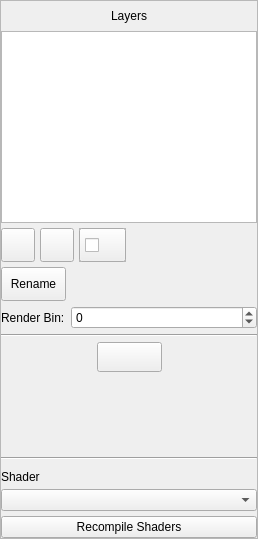
        <widget class="QFrame" name="LayersFrame">
         <property name="sizePolicy">
          <sizepolicy hsizetype="Expanding" vsizetype="Expanding">
           <horstretch>1</horstretch>
           <verstretch>0</verstretch>
          </sizepolicy>
         </property>
         <property name="frameShape">
          <enum>QFrame::StyledPanel</enum>
         </property>
         <property name="frameShadow">
          <enum>QFrame::Raised</enum>
         </property>
         <layout class="QVBoxLayout" name="verticalLayout">
          <property name="spacing">
           <number>5</number>
          </property>
          <property name="margin">
           <number>0</number>
          </property>
          <item>
           <spacer name="verticalSpacer_5">
            <property name="orientation">
             <enum>Qt::Vertical</enum>
            </property>
            <property name="sizeType">
             <enum>QSizePolicy::Minimum</enum>
            </property>
            <property name="sizeHint" stdset="0">
             <size>
              <width>20</width>
              <height>5</height>
             </size>
            </property>
           </spacer>
          </item>
          <item>
           <layout class="QHBoxLayout" name="LayersLabelFrame">
            <item>
             <spacer name="horizontalSpacer_4">
              <property name="orientation">
               <enum>Qt::Horizontal</enum>
              </property>
              <property name="sizeHint" stdset="0">
               <size>
                <width>40</width>
                <height>20</height>
               </size>
              </property>
             </spacer>
            </item>
            <item>
             <widget class="QLabel" name="LayersLabel">
              <property name="sizePolicy">
               <sizepolicy hsizetype="Fixed" vsizetype="Fixed">
                <horstretch>0</horstretch>
                <verstretch>0</verstretch>
               </sizepolicy>
              </property>
              <property name="text">
               <string>Layers</string>
              </property>
             </widget>
            </item>
            <item>
             <spacer name="horizontalSpacer_5">
              <property name="orientation">
               <enum>Qt::Horizontal</enum>
              </property>
              <property name="sizeHint" stdset="0">
               <size>
                <width>40</width>
                <height>20</height>
               </size>
              </property>
             </spacer>
            </item>
           </layout>
          </item>
          <item>
           <widget class="QListWidget" name="LayerList">
            <property name="sizePolicy">
             <sizepolicy hsizetype="Expanding" vsizetype="Expanding">
              <horstretch>4</horstretch>
              <verstretch>0</verstretch>
             </sizepolicy>
            </property>
           </widget>
          </item>
          <item>
           <layout class="QHBoxLayout" name="LayerButtons1">
            <item>
             <widget class="QPushButton" name="NewLayerButton">
              <property name="sizePolicy">
               <sizepolicy hsizetype="Fixed" vsizetype="Fixed">
                <horstretch>0</horstretch>
                <verstretch>0</verstretch>
               </sizepolicy>
              </property>
              <property name="minimumSize">
               <size>
                <width>34</width>
                <height>34</height>
               </size>
              </property>
              <property name="maximumSize">
               <size>
                <width>34</width>
                <height>34</height>
               </size>
              </property>
              <property name="toolTip">
               <string>Add new Layer</string>
              </property>
              <property name="text">
               <string/>
              </property>
              <property name="icon">
               <iconset resource="particleeditor.qrc">
                <normaloff>:/psEditor/newlayer.png</normaloff>:/psEditor/newlayer.png</iconset>
              </property>
              <property name="iconSize">
               <size>
                <width>24</width>
                <height>24</height>
               </size>
              </property>
             </widget>
            </item>
            <item>
             <widget class="QPushButton" name="TrashLayerButton">
              <property name="sizePolicy">
               <sizepolicy hsizetype="Fixed" vsizetype="Fixed">
                <horstretch>0</horstretch>
                <verstretch>0</verstretch>
               </sizepolicy>
              </property>
              <property name="minimumSize">
               <size>
                <width>34</width>
                <height>34</height>
               </size>
              </property>
              <property name="maximumSize">
               <size>
                <width>34</width>
                <height>34</height>
               </size>
              </property>
              <property name="toolTip">
               <string>Delete selected Layer</string>
              </property>
              <property name="icon">
               <iconset resource="particleeditor.qrc">
                <normaloff>:/psEditor/trashlayer.png</normaloff>:/psEditor/trashlayer.png</iconset>
              </property>
              <property name="iconSize">
               <size>
                <width>24</width>
                <height>24</height>
               </size>
              </property>
             </widget>
            </item>
            <item>
             <widget class="QFrame" name="frame_3">
              <property name="sizePolicy">
               <sizepolicy hsizetype="Fixed" vsizetype="Fixed">
                <horstretch>0</horstretch>
                <verstretch>0</verstretch>
               </sizepolicy>
              </property>
              <property name="minimumSize">
               <size>
                <width>47</width>
                <height>34</height>
               </size>
              </property>
              <property name="maximumSize">
               <size>
                <width>47</width>
                <height>34</height>
               </size>
              </property>
              <property name="frameShape">
               <enum>QFrame::StyledPanel</enum>
              </property>
              <property name="frameShadow">
               <enum>QFrame::Raised</enum>
              </property>
              <widget class="QPushButton" name="HideLayerButton">
               <property name="geometry">
                <rect>
                 <x>0</x>
                 <y>0</y>
                 <width>47</width>
                 <height>34</height>
                </rect>
               </property>
               <property name="sizePolicy">
                <sizepolicy hsizetype="Fixed" vsizetype="Fixed">
                 <horstretch>0</horstretch>
                 <verstretch>0</verstretch>
                </sizepolicy>
               </property>
               <property name="minimumSize">
                <size>
                 <width>47</width>
                 <height>34</height>
                </size>
               </property>
               <property name="maximumSize">
                <size>
                 <width>47</width>
                 <height>34</height>
                </size>
               </property>
               <property name="toolTip">
                <string>Toggle the visibility of the selected Layer</string>
               </property>
               <property name="text">
                <string/>
               </property>
              </widget>
              <widget class="QCheckBox" name="HideLayerCheckbox">
               <property name="geometry">
                <rect>
                 <x>6</x>
                 <y>7</y>
                 <width>40</width>
                 <height>20</height>
                </rect>
               </property>
               <property name="sizePolicy">
                <sizepolicy hsizetype="Fixed" vsizetype="Fixed">
                 <horstretch>0</horstretch>
                 <verstretch>0</verstretch>
                </sizepolicy>
               </property>
               <property name="minimumSize">
                <size>
                 <width>40</width>
                 <height>20</height>
                </size>
               </property>
               <property name="maximumSize">
                <size>
                 <width>40</width>
                 <height>25</height>
                </size>
               </property>
               <property name="toolTip">
                <string>Toggle the visibility of the selected Layer</string>
               </property>
               <property name="text">
                <string/>
               </property>
               <property name="icon">
                <iconset resource="particleeditor.qrc">
                 <normaloff>:/psEditor/hidelayer.png</normaloff>:/psEditor/hidelayer.png</iconset>
               </property>
              </widget>
             </widget>
            </item>
            <item>
             <spacer name="horizontalSpacer_6">
              <property name="orientation">
               <enum>Qt::Horizontal</enum>
              </property>
              <property name="sizeHint" stdset="0">
               <size>
                <width>40</width>
                <height>20</height>
               </size>
              </property>
             </spacer>
            </item>
           </layout>
          </item>
          <item>
           <layout class="QGridLayout" name="gridLayout_32">
            <item row="0" column="0">
             <widget class="QPushButton" name="RenameLayerButton">
              <property name="sizePolicy">
               <sizepolicy hsizetype="Fixed" vsizetype="Fixed">
                <horstretch>0</horstretch>
                <verstretch>0</verstretch>
               </sizepolicy>
              </property>
              <property name="minimumSize">
               <size>
                <width>65</width>
                <height>34</height>
               </size>
              </property>
              <property name="maximumSize">
               <size>
                <width>65</width>
                <height>34</height>
               </size>
              </property>
              <property name="toolTip">
               <string>Rename selected Layer</string>
              </property>
              <property name="text">
               <string>Rename</string>
              </property>
             </widget>
            </item>
            <item row="1" column="0">
             <widget class="QLabel" name="label">
              <property name="text">
               <string>Render Bin:</string>
              </property>
             </widget>
            </item>
            <item row="1" column="1">
             <widget class="QSpinBox" name="LayerRenderBinEntry">
              <property name="toolTip">
               <string>The render bin affects the rendering order of this layer, compared to the rest of the objects in the scene.  Lower numbers render before higher numbers.</string>
              </property>
              <property name="minimum">
               <number>-99</number>
              </property>
             </widget>
            </item>
           </layout>
          </item>
          <item>
           <widget class="Line" name="line_2">
            <property name="orientation">
             <enum>Qt::Horizontal</enum>
            </property>
           </widget>
          </item>
          <item>
           <layout class="QHBoxLayout" name="ResetFrame">
            <item>
             <spacer name="horizontalSpacer">
              <property name="orientation">
               <enum>Qt::Horizontal</enum>
              </property>
              <property name="sizeHint" stdset="0">
               <size>
                <width>40</width>
                <height>20</height>
               </size>
              </property>
             </spacer>
            </item>
            <item>
             <widget class="QPushButton" name="ResetParticlesButton">
              <property name="sizePolicy">
               <sizepolicy hsizetype="Fixed" vsizetype="Fixed">
                <horstretch>0</horstretch>
                <verstretch>0</verstretch>
               </sizepolicy>
              </property>
              <property name="minimumSize">
               <size>
                <width>65</width>
                <height>30</height>
               </size>
              </property>
              <property name="maximumSize">
               <size>
                <width>65</width>
                <height>30</height>
               </size>
              </property>
              <property name="toolTip">
               <string>Resets the start time (&quot;plays&quot; the effect from start)</string>
              </property>
              <property name="text">
               <string/>
              </property>
              <property name="icon">
               <iconset resource="particleeditor.qrc">
                <normaloff>:/STAGE/icons/play_sound.png</normaloff>:/STAGE/icons/play_sound.png</iconset>
              </property>
              <property name="iconSize">
               <size>
                <width>16</width>
                <height>16</height>
               </size>
              </property>
             </widget>
            </item>
            <item>
             <spacer name="horizontalSpacer_2">
              <property name="orientation">
               <enum>Qt::Horizontal</enum>
              </property>
              <property name="sizeHint" stdset="0">
               <size>
                <width>40</width>
                <height>20</height>
               </size>
              </property>
             </spacer>
            </item>
           </layout>
          </item>
          <item>
           <spacer name="verticalSpacer_4">
            <property name="orientation">
             <enum>Qt::Vertical</enum>
            </property>
            <property name="sizeType">
             <enum>QSizePolicy::Minimum</enum>
            </property>
            <property name="sizeHint" stdset="0">
             <size>
              <width>20</width>
              <height>80</height>
             </size>
            </property>
           </spacer>
          </item>
          <item>
           <widget class="Line" name="line">
            <property name="orientation">
             <enum>Qt::Horizontal</enum>
            </property>
           </widget>
          </item>
          <item>
           <layout class="QVBoxLayout" name="verticalLayout_8">
            <property name="topMargin">
             <number>5</number>
            </property>
            <item>
             <widget class="QLabel" name="label_2">
              <property name="text">
               <string>Shader</string>
              </property>
             </widget>
            </item>
            <item>
             <widget class="QComboBox" name="ShaderGroup"/>
            </item>
            <item>
             <widget class="QPushButton" name="ButtonRecompileShaders">
              <property name="text">
               <string>Recompile Shaders</string>
              </property>
             </widget>
            </item>
           </layout>
          </item>
         </layout>
        </widget>
